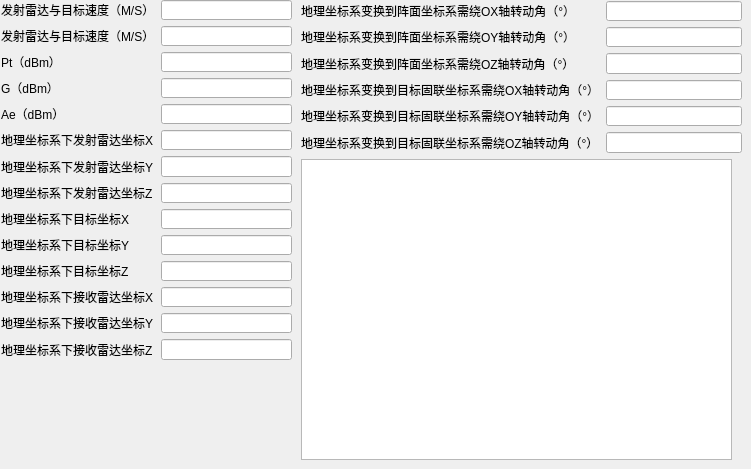
        <widget class="QWidget" name="TargetParamType2CurrentTab">
         <attribute name="title">
          <string>方式2</string>
         </attribute>
         <widget class="QTextEdit" name="TargetParamTypeTextEdit2">
          <property name="geometry">
           <rect>
            <x>301</x>
            <y>159</y>
            <width>431</width>
            <height>301</height>
           </rect>
          </property>
         </widget>
         <widget class="QWidget" name="layoutWidget">
          <property name="geometry">
           <rect>
            <x>1</x>
            <y>0</y>
            <width>291</width>
            <height>360</height>
           </rect>
          </property>
          <layout class="QFormLayout" name="formLayout_3">
           <item row="0" column="0">
            <widget class="QLabel" name="label_18">
             <property name="text">
              <string>发射雷达与目标速度（M/S）</string>
             </property>
            </widget>
           </item>
           <item row="0" column="1">
            <widget class="QLineEdit" name="SpeedTranLineEditType2"/>
           </item>
           <item row="1" column="0">
            <widget class="QLabel" name="label_28">
             <property name="text">
              <string>发射雷达与目标速度（M/S）</string>
             </property>
            </widget>
           </item>
           <item row="1" column="1">
            <widget class="QLineEdit" name="SpeedRecvLineEditType2"/>
           </item>
           <item row="2" column="0">
            <widget class="QLabel" name="label_33">
             <property name="text">
              <string>Pt（dBm）</string>
             </property>
            </widget>
           </item>
           <item row="2" column="1">
            <widget class="QLineEdit" name="PtLineEditType2"/>
           </item>
           <item row="3" column="0">
            <widget class="QLabel" name="label_34">
             <property name="text">
              <string>G（dBm）</string>
             </property>
            </widget>
           </item>
           <item row="3" column="1">
            <widget class="QLineEdit" name="GLineEditType2"/>
           </item>
           <item row="4" column="0">
            <widget class="QLabel" name="label_35">
             <property name="text">
              <string>Ae（dBm）</string>
             </property>
            </widget>
           </item>
           <item row="4" column="1">
            <widget class="QLineEdit" name="AeLineEditType2"/>
           </item>
           <item row="5" column="0">
            <widget class="QLabel" name="label_38">
             <property name="text">
              <string>地理坐标系下发射雷达坐标X</string>
             </property>
            </widget>
           </item>
           <item row="5" column="1">
            <widget class="QLineEdit" name="GroundRadarTransXLineEditType2"/>
           </item>
           <item row="6" column="0">
            <widget class="QLabel" name="label_39">
             <property name="text">
              <string>地理坐标系下发射雷达坐标Y</string>
             </property>
            </widget>
           </item>
           <item row="6" column="1">
            <widget class="QLineEdit" name="GroundRadarTransYLineEditType2"/>
           </item>
           <item row="7" column="0">
            <widget class="QLabel" name="label_40">
             <property name="text">
              <string>地理坐标系下发射雷达坐标Z</string>
             </property>
            </widget>
           </item>
           <item row="7" column="1">
            <widget class="QLineEdit" name="GroundRadarTransZLineEditType2"/>
           </item>
           <item row="8" column="0">
            <widget class="QLabel" name="label_43">
             <property name="text">
              <string>地理坐标系下目标坐标X</string>
             </property>
            </widget>
           </item>
           <item row="8" column="1">
            <widget class="QLineEdit" name="GroundTargetXLineEditType2">
             <property name="text">
              <string/>
             </property>
            </widget>
           </item>
           <item row="9" column="0">
            <widget class="QLabel" name="label_41">
             <property name="text">
              <string>地理坐标系下目标坐标Y</string>
             </property>
            </widget>
           </item>
           <item row="9" column="1">
            <widget class="QLineEdit" name="GroundTargetYLineEditType2">
             <property name="text">
              <string/>
             </property>
            </widget>
           </item>
           <item row="10" column="0">
            <widget class="QLabel" name="label_42">
             <property name="text">
              <string>地理坐标系下目标坐标Z</string>
             </property>
            </widget>
           </item>
           <item row="10" column="1">
            <widget class="QLineEdit" name="GroundTargetZLineEditType2">
             <property name="text">
              <string/>
             </property>
            </widget>
           </item>
           <item row="11" column="0">
            <widget class="QLabel" name="label_46">
             <property name="text">
              <string>地理坐标系下接收雷达坐标X</string>
             </property>
            </widget>
           </item>
           <item row="11" column="1">
            <widget class="QLineEdit" name="GroundRadarRecvXLineEditType2">
             <property name="text">
              <string/>
             </property>
            </widget>
           </item>
           <item row="12" column="0">
            <widget class="QLabel" name="label_44">
             <property name="text">
              <string>地理坐标系下接收雷达坐标Y</string>
             </property>
            </widget>
           </item>
           <item row="12" column="1">
            <widget class="QLineEdit" name="GroundRadarRecvYLineEditType2">
             <property name="text">
              <string/>
             </property>
            </widget>
           </item>
           <item row="13" column="0">
            <widget class="QLabel" name="label_45">
             <property name="text">
              <string>地理坐标系下接收雷达坐标Z</string>
             </property>
            </widget>
           </item>
           <item row="13" column="1">
            <widget class="QLineEdit" name="GroundRadarRecvZLineEditType2">
             <property name="text">
              <string/>
             </property>
            </widget>
           </item>
          </layout>
         </widget>
         <widget class="QWidget" name="layoutWidget">
          <property name="geometry">
           <rect>
            <x>301</x>
            <y>1</y>
            <width>441</width>
            <height>152</height>
           </rect>
          </property>
          <layout class="QFormLayout" name="formLayout_4">
           <item row="0" column="0">
            <widget class="QLabel" name="label_48">
             <property name="text">
              <string>地理坐标系变换到阵面坐标系需绕OX轴转动角（°）</string>
             </property>
            </widget>
           </item>
           <item row="0" column="1">
            <widget class="QLineEdit" name="GroundToRadarXLineEditType2">
             <property name="text">
              <string/>
             </property>
            </widget>
           </item>
           <item row="1" column="0">
            <widget class="QLabel" name="label_49">
             <property name="text">
              <string>地理坐标系变换到阵面坐标系需绕OY轴转动角（°）</string>
             </property>
            </widget>
           </item>
           <item row="1" column="1">
            <widget class="QLineEdit" name="GroundToRadarYLineEditType2">
             <property name="text">
              <string/>
             </property>
            </widget>
           </item>
           <item row="2" column="0">
            <widget class="QLabel" name="label_51">
             <property name="text">
              <string>地理坐标系变换到阵面坐标系需绕OZ轴转动角（°）</string>
             </property>
            </widget>
           </item>
           <item row="2" column="1">
            <widget class="QLineEdit" name="GroundToRadarZLineEditType2">
             <property name="text">
              <string/>
             </property>
            </widget>
           </item>
           <item row="3" column="0">
            <widget class="QLabel" name="label_53">
             <property name="text">
              <string>地理坐标系变换到目标固联坐标系需绕OX轴转动角（°）</string>
             </property>
            </widget>
           </item>
           <item row="3" column="1">
            <widget class="QLineEdit" name="GroundToTargetXLineEditType2">
             <property name="text">
              <string/>
             </property>
            </widget>
           </item>
           <item row="4" column="0">
            <widget class="QLabel" name="label_54">
             <property name="text">
              <string>地理坐标系变换到目标固联坐标系需绕OY轴转动角（°）</string>
             </property>
            </widget>
           </item>
           <item row="4" column="1">
            <widget class="QLineEdit" name="GroundToTargetYLineEditType2">
             <property name="text">
              <string/>
             </property>
            </widget>
           </item>
           <item row="5" column="0">
            <widget class="QLabel" name="label_55">
             <property name="text">
              <string>地理坐标系变换到目标固联坐标系需绕OZ轴转动角（°）</string>
             </property>
            </widget>
           </item>
           <item row="5" column="1">
            <widget class="QLineEdit" name="GroundToTargetZLineEditType2">
             <property name="text">
              <string/>
             </property>
            </widget>
           </item>
          </layout>
         </widget>
        </widget>
